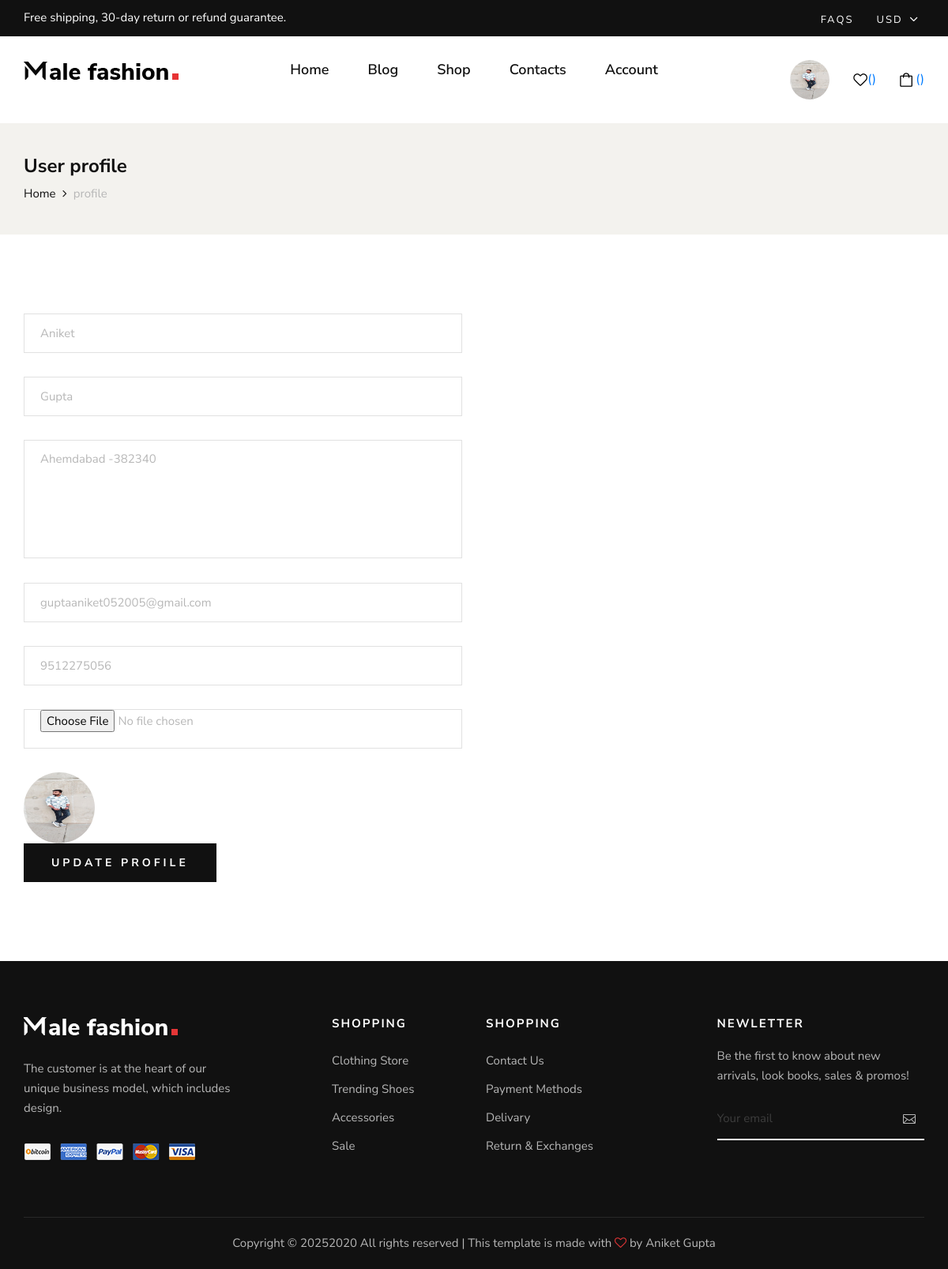
The app's page /profile/ (signed in) with its own data.
### myapp/models.py (models this page shows, shortened)
class User(models.Model):
    fname=models.CharField(max_length=100)
    lname=models.CharField(max_length=100)
    email=models.EmailField()
    mobile=models.PositiveIntegerField()
    address=models.TextField()
    password=models.CharField(max_length=100)
    profile_picture=models.ImageField(upload_to="profile_picture/")
    usertype=models.CharField(max_length=100,default="buyer")

### myapp/views.py (the view)
# urls.py: path('profile/',views.profile,name='profile'),
def profile(request):
    user=User.objects.get(email=request.session['email'])
    if request.method=='POST':
        user.fname=request.POST['fname']
        user.lname=request.POST['lname']
        user.mobile=request.POST['mobile']
        user.address=request.POST['address']
        try:
            user.profile_picture=request.FILES['profile_picture']
        except:
            pass
        user.save()
        request.session['fname']=user.fname
        request.session['profile_picture']=user.profile_picture.url
        msg="profile updated successfully"
        if user.usertype=="buyer":
            return render(request,'profile.html',{'user':user,'msg':msg})
        else:
            return render(request,'seller-profile.html',{'user':user,'msg':msg})
    else:
        if user.usertype=="buyer":
            return render(request,'profile.html',{'user':user})
        else:
            return render(request,'seller-profile.html',{'user':user})

### myapp/templates/profile.html (shortened to what this page needs)
{% extends 'header.html'%}
{% load static %}
{% block content %}
<!DOCTYPE html>
<html lang="zxx">
<head>
</head>
<body>
    <section class="breadcrumb-option">
        <div class="container">
            <div class="row">
                <div class="col-lg-12">
                    <div class="breadcrumb__text">
                        <h4>User profile</h4>
                        <div class="breadcrumb__links">
                            <a href="/">Home</a>
                            <span>profile</span>
                        </div>
                    </div>
                </div>
            </div>
        </div>
    </section>
    <section class="contact spad">
        <div class="container">
            <div class="row">
                <div class="col-lg-6 col-md-6">
                    <div class="contact__form">
                        <form action="{% url 'profile' %}" method="post" enctype="multipart/form-data">
                            <div class="row">
                            <div class="col-lg-12">
                                    <input name="fname" id="name" type="text" value="{{user.fname}}">
                                </div>
                                <div class="col-lg-12">
                                    <input name="lname" id="name" type="text" value="{{user.lname}}">
                                </div>
                                 <div class="col-lg-12">
                                    <textarea name="address" id="message" cols="30" rows="9">{{user.address}}</textarea>
                                </div>
                                  <div class="col-lg-12">
                                    <input name="email" id="email" type="email" value="{{user.email}}" placeholder="Enter email address" readonly>
                                </div>
                                 <div class="col-lg-12">
                                    <input name="mobile" id="subject" type="text"  value="{{user.mobile}}">
                                </div>
                                 <div class="col-lg-12">
                                    <input name=" profile_picture" id="subject" type="file">
                                </div>
                                 <div class="col-lg-12">
                                   <img src="{{user.profile_picture.url}}" style="width:90px;height:90px;border-radius: 50%;">
                                </div>
                                <div class="col-lg-12">
                                    <button type="submit" class="site-btn"> update profile</button>
                                </div>
                            </div>
                        </form>
                    </div>
                </div>
            </div>
        </div>
    </section>
</body>
</html>
{% endblock %}

### myapp/static/css/style.css (style rules this page uses)
html, body { height: 100%; font-family: "Nunito Sans", sans-serif; -webkit-font-smoothing: antialiased; }
h1, h2, h3, h4, h5, h6 { margin: 0; color: #111111; font-weight: 400; font-family: "Nunito Sans", sans-serif; }
h4 { font-size: 24px; }
img { max-width: 100%; }
.spad { padding-top: 100px; padding-bottom: 100px; }
.site-btn { font-size: 14px; color: #ffffff; background: #111111; font-weight: 700; border: none; text-transform: uppercase; display: inline-block; padding: 14px 30px; }
.breadcrumb-option { background: #f3f2ee; padding: 40px 0; }
.breadcrumb__text h4 { color: #111111; font-weight: 700; margin-bottom: 8px; }
.breadcrumb__links a { font-size: 15px; color: #111111; margin-right: 18px; display: inline-block; position: relative; }
.breadcrumb__links a:after { position: absolute; right: -14px; top: 0; content: ""; font-family: "FontAwesome"; }
.breadcrumb__links span { font-size: 15px; color: #b7b7b7; display: inline-block; }
.contact__form input { height: 50px; width: 100%; border: 1px solid #e1e1e1; padding-left: 20px; font-size: 15px; color: #b7b7b7; margin-bottom: 30px; }
.contact__form input::placeholder { color: #b7b7b7; }
.contact__form textarea { height: 150px; width: 100%; border: 1px solid #e1e1e1; padding-left: 20px; padding-top: 12px; font-size: 15px; color: #b7b7b7; margin-bottom: 24px; resize: none; }
.contact__form textarea::placeholder { color: #b7b7b7; }
.contact__form button { letter-spacing: 4px; padding: 14px 35px; }
@media only screen and (min-width: 1200px) { .container { max-width: 1170px; } }

### records on screen
User: fname "Aniket", lname "Gupta", address "Ahemdabad -382340", email "guptaaniket052005@gmail.com", mobile "9512275056", profile_picture (picture)
